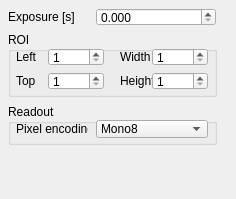
             <widget class="QWidget" name="ODTcameraBox">
              <property name="geometry">
               <rect>
                <x>0</x>
                <y>0</y>
                <width>236</width>
                <height>199</height>
               </rect>
              </property>
              <property name="minimumSize">
               <size>
                <width>0</width>
                <height>160</height>
               </size>
              </property>
              <widget class="QLabel" name="exposureTimeODT_Label">
               <property name="geometry">
                <rect>
                 <x>8</x>
                 <y>8</y>
                 <width>80</width>
                 <height>18</height>
                </rect>
               </property>
               <property name="text">
                <string>Exposure [s]</string>
               </property>
              </widget>
              <widget class="QGroupBox" name="binningROIBoxODT">
               <property name="geometry">
                <rect>
                 <x>8</x>
                 <y>32</y>
                 <width>209</width>
                 <height>65</height>
                </rect>
               </property>
               <property name="sizePolicy">
                <sizepolicy hsizetype="Preferred" vsizetype="Preferred">
                 <horstretch>0</horstretch>
                 <verstretch>0</verstretch>
                </sizepolicy>
               </property>
               <property name="title">
                <string>ROI</string>
               </property>
               <widget class="QLabel" name="ROILeftODTLabel">
                <property name="geometry">
                 <rect>
                  <x>8</x>
                  <y>16</y>
                  <width>32</width>
                  <height>18</height>
                 </rect>
                </property>
                <property name="text">
                 <string>Left</string>
                </property>
               </widget>
               <widget class="QLabel" name="ROITopODTLabel">
                <property name="geometry">
                 <rect>
                  <x>8</x>
                  <y>40</y>
                  <width>32</width>
                  <height>18</height>
                 </rect>
                </property>
                <property name="text">
                 <string>Top</string>
                </property>
               </widget>
               <widget class="QLabel" name="ROIWidthODTLabel">
                <property name="geometry">
                 <rect>
                  <x>112</x>
                  <y>16</y>
                  <width>32</width>
                  <height>18</height>
                 </rect>
                </property>
                <property name="text">
                 <string>Width</string>
                </property>
               </widget>
               <widget class="QLabel" name="ROIHeightODTLabel">
                <property name="geometry">
                 <rect>
                  <x>112</x>
                  <y>40</y>
                  <width>32</width>
                  <height>18</height>
                 </rect>
                </property>
                <property name="text">
                 <string>Height</string>
                </property>
               </widget>
               <widget class="QSpinBox" name="ROILeftODT">
                <property name="geometry">
                 <rect>
                  <x>40</x>
                  <y>16</y>
                  <width>56</width>
                  <height>18</height>
                 </rect>
                </property>
                <property name="minimum">
                 <number>1</number>
                </property>
                <property name="maximum">
                 <number>2048</number>
                </property>
                <property name="value">
                 <number>1</number>
                </property>
               </widget>
               <widget class="QSpinBox" name="ROITopODT">
                <property name="geometry">
                 <rect>
                  <x>40</x>
                  <y>40</y>
                  <width>56</width>
                  <height>18</height>
                 </rect>
                </property>
                <property name="minimum">
                 <number>1</number>
                </property>
                <property name="maximum">
                 <number>2048</number>
                </property>
                <property name="value">
                 <number>1</number>
                </property>
               </widget>
               <widget class="QSpinBox" name="ROIWidthODT">
                <property name="geometry">
                 <rect>
                  <x>144</x>
                  <y>16</y>
                  <width>56</width>
                  <height>18</height>
                 </rect>
                </property>
                <property name="minimum">
                 <number>1</number>
                </property>
                <property name="maximum">
                 <number>2048</number>
                </property>
                <property name="value">
                 <number>1</number>
                </property>
               </widget>
               <widget class="QSpinBox" name="ROIHeightODT">
                <property name="geometry">
                 <rect>
                  <x>144</x>
                  <y>40</y>
                  <width>56</width>
                  <height>18</height>
                 </rect>
                </property>
                <property name="minimum">
                 <number>1</number>
                </property>
                <property name="maximum">
                 <number>2048</number>
                </property>
                <property name="value">
                 <number>1</number>
                </property>
               </widget>
              </widget>
              <widget class="QDoubleSpinBox" name="exposureTimeODT">
               <property name="geometry">
                <rect>
                 <x>96</x>
                 <y>8</y>
                 <width>120</width>
                 <height>18</height>
                </rect>
               </property>
               <property name="decimals">
                <number>3</number>
               </property>
               <property name="singleStep">
                <double>0.100000000000000</double>
               </property>
               <property name="value">
                <double>0.000000000000000</double>
               </property>
              </widget>
              <widget class="QGroupBox" name="readoutBoxODT">
               <property name="geometry">
                <rect>
                 <x>8</x>
                 <y>104</y>
                 <width>209</width>
                 <height>41</height>
                </rect>
               </property>
               <property name="title">
                <string>Readout</string>
               </property>
               <widget class="QLabel" name="pixelEncodingODTLabel">
                <property name="geometry">
                 <rect>
                  <x>8</x>
                  <y>16</y>
                  <width>72</width>
                  <height>18</height>
                 </rect>
                </property>
                <property name="text">
                 <string>Pixel encoding</string>
                </property>
               </widget>
               <widget class="QComboBox" name="pixelEncodingODT">
                <property name="geometry">
                 <rect>
                  <x>88</x>
                  <y>16</y>
                  <width>112</width>
                  <height>18</height>
                 </rect>
                </property>
                <property name="currentIndex">
                 <number>0</number>
                </property>
                <item>
                 <property name="text">
                  <string>Mono8</string>
                 </property>
                </item>
                <item>
                 <property name="text">
                  <string>Mono12</string>
                 </property>
                </item>
                <item>
                 <property name="text">
                  <string>Mono16</string>
                 </property>
                </item>
               </widget>
              </widget>
             </widget>
